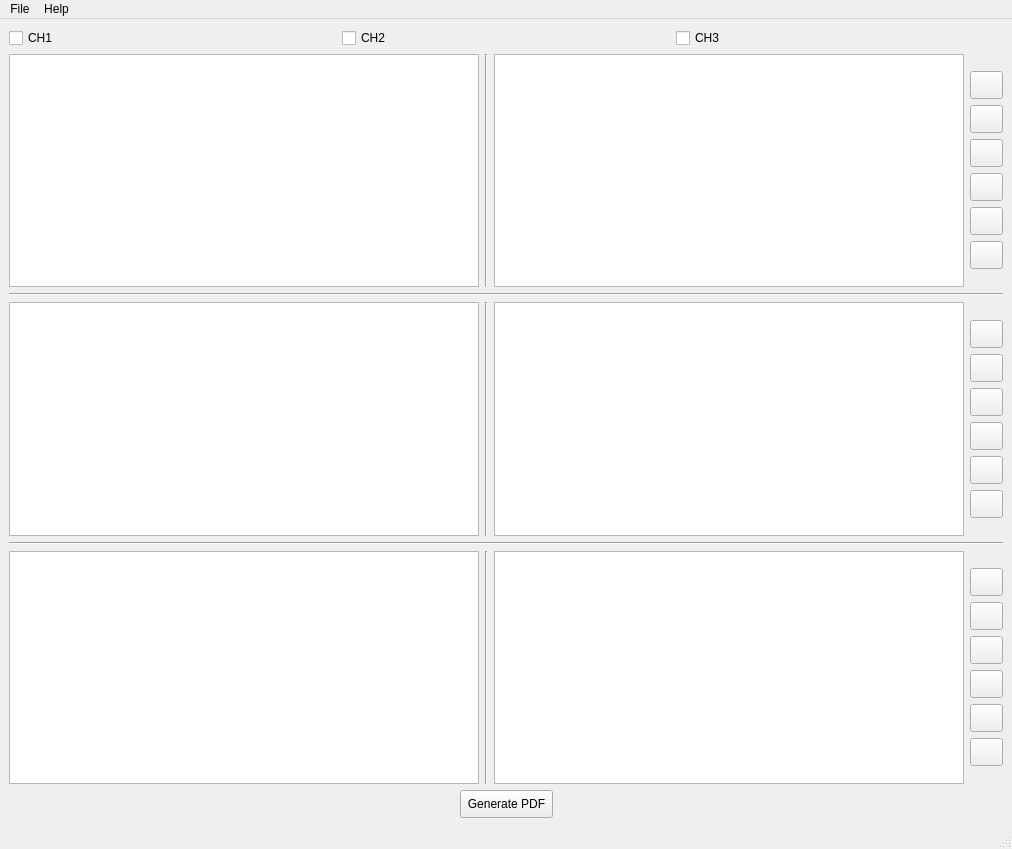
<?xml version="1.0" encoding="UTF-8"?>
<ui version="4.0">
 <class>MainWindow</class>
 <widget class="QMainWindow" name="MainWindow">
  <property name="geometry">
   <rect>
    <x>0</x>
    <y>0</y>
    <width>1012</width>
    <height>849</height>
   </rect>
  </property>
  <property name="windowTitle">
   <string>SBME - Signal Viewer</string>
  </property>
  <property name="windowIcon">
   <iconset>
    <normaloff>Images/MainIcon.png</normaloff>Images/MainIcon.png</iconset>
  </property>
  <widget class="QWidget" name="centralwidget">
   <layout class="QVBoxLayout" name="verticalLayout">
    <item>
     <layout class="QHBoxLayout" name="showChannels">
      <item>
       <widget class="QCheckBox" name="showChannel1">
        <property name="minimumSize">
         <size>
          <width>327</width>
          <height>20</height>
         </size>
        </property>
        <property name="text">
         <string>CH1</string>
        </property>
        <property name="shortcut">
         <string>Alt+1</string>
        </property>
       </widget>
      </item>
      <item>
       <widget class="QCheckBox" name="showChannel2">
        <property name="minimumSize">
         <size>
          <width>326</width>
          <height>20</height>
         </size>
        </property>
        <property name="text">
         <string>CH2</string>
        </property>
        <property name="shortcut">
         <string>Alt+2</string>
        </property>
       </widget>
      </item>
      <item>
       <widget class="QCheckBox" name="showChannel3">
        <property name="minimumSize">
         <size>
          <width>327</width>
          <height>20</height>
         </size>
        </property>
        <property name="text">
         <string>CH3</string>
        </property>
        <property name="shortcut">
         <string>Alt+3</string>
        </property>
       </widget>
      </item>
     </layout>
    </item>
    <item>
     <layout class="QHBoxLayout" name="Channel1Components">
      <item>
       <widget class="PlotWidget" name="signal1Graph">
        <property name="minimumSize">
         <size>
          <width>470</width>
          <height>227</height>
         </size>
        </property>
       </widget>
      </item>
      <item>
       <widget class="Line" name="line_4">
        <property name="orientation">
         <enum>Qt::Vertical</enum>
        </property>
       </widget>
      </item>
      <item>
       <widget class="PlotWidget" name="spectrogram1Graph">
        <property name="minimumSize">
         <size>
          <width>470</width>
          <height>227</height>
         </size>
        </property>
       </widget>
      </item>
      <item>
       <layout class="QVBoxLayout" name="controls1">
        <item>
         <spacer name="verticalSpacer_5">
          <property name="orientation">
           <enum>Qt::Vertical</enum>
          </property>
          <property name="sizeHint" stdset="0">
           <size>
            <width>20</width>
            <height>40</height>
           </size>
          </property>
         </spacer>
        </item>
        <item>
         <widget class="QPushButton" name="playBtn1">
          <property name="enabled">
           <bool>true</bool>
          </property>
          <property name="minimumSize">
           <size>
            <width>29</width>
            <height>28</height>
           </size>
          </property>
          <property name="maximumSize">
           <size>
            <width>50</width>
            <height>16777215</height>
           </size>
          </property>
          <property name="text">
           <string/>
          </property>
          <property name="icon">
           <iconset>
            <normaloff>Images/play.png</normaloff>Images/play.png</iconset>
          </property>
          <property name="shortcut">
           <string>Ctrl+P, Ctrl+1</string>
          </property>
         </widget>
        </item>
        <item>
         <widget class="QPushButton" name="pauseBtn1">
          <property name="minimumSize">
           <size>
            <width>29</width>
            <height>28</height>
           </size>
          </property>
          <property name="maximumSize">
           <size>
            <width>50</width>
            <height>16777215</height>
           </size>
          </property>
          <property name="text">
           <string/>
          </property>
          <property name="icon">
           <iconset>
            <normaloff>Images/pause.png</normaloff>Images/pause.png</iconset>
          </property>
         </widget>
        </item>
        <item>
         <widget class="QPushButton" name="focusBtn1">
          <property name="minimumSize">
           <size>
            <width>29</width>
            <height>28</height>
           </size>
          </property>
          <property name="maximumSize">
           <size>
            <width>50</width>
            <height>16777215</height>
           </size>
          </property>
          <property name="text">
           <string/>
          </property>
          <property name="icon">
           <iconset>
            <normaloff>Images/focus.png</normaloff>Images/focus.png</iconset>
          </property>
         </widget>
        </item>
        <item>
         <widget class="QPushButton" name="zoomInBtn1">
          <property name="minimumSize">
           <size>
            <width>29</width>
            <height>28</height>
           </size>
          </property>
          <property name="maximumSize">
           <size>
            <width>50</width>
            <height>16777215</height>
           </size>
          </property>
          <property name="text">
           <string/>
          </property>
          <property name="icon">
           <iconset>
            <normaloff>Images/zoom-in.png</normaloff>Images/zoom-in.png</iconset>
          </property>
         </widget>
        </item>
        <item>
         <widget class="QPushButton" name="zoomOutBtn1">
          <property name="minimumSize">
           <size>
            <width>29</width>
            <height>28</height>
           </size>
          </property>
          <property name="maximumSize">
           <size>
            <width>50</width>
            <height>16777215</height>
           </size>
          </property>
          <property name="text">
           <string/>
          </property>
          <property name="icon">
           <iconset>
            <normaloff>Images/zoom-out.png</normaloff>Images/zoom-out.png</iconset>
          </property>
         </widget>
        </item>
        <item>
         <widget class="QPushButton" name="clearBtn1">
          <property name="minimumSize">
           <size>
            <width>29</width>
            <height>28</height>
           </size>
          </property>
          <property name="maximumSize">
           <size>
            <width>50</width>
            <height>16777215</height>
           </size>
          </property>
          <property name="text">
           <string/>
          </property>
          <property name="icon">
           <iconset>
            <normaloff>Images/delete.png</normaloff>Images/delete.png</iconset>
          </property>
         </widget>
        </item>
        <item>
         <spacer name="verticalSpacer_6">
          <property name="orientation">
           <enum>Qt::Vertical</enum>
          </property>
          <property name="sizeHint" stdset="0">
           <size>
            <width>20</width>
            <height>40</height>
           </size>
          </property>
         </spacer>
        </item>
       </layout>
      </item>
     </layout>
    </item>
    <item>
     <widget class="Line" name="line_2">
      <property name="orientation">
       <enum>Qt::Horizontal</enum>
      </property>
     </widget>
    </item>
    <item>
     <layout class="QHBoxLayout" name="Channel2Components">
      <item>
       <widget class="PlotWidget" name="signal2Graph">
        <property name="minimumSize">
         <size>
          <width>470</width>
          <height>226</height>
         </size>
        </property>
       </widget>
      </item>
      <item>
       <widget class="Line" name="line_3">
        <property name="orientation">
         <enum>Qt::Vertical</enum>
        </property>
       </widget>
      </item>
      <item>
       <widget class="PlotWidget" name="spectrogram2Graph">
        <property name="minimumSize">
         <size>
          <width>470</width>
          <height>226</height>
         </size>
        </property>
       </widget>
      </item>
      <item>
       <layout class="QVBoxLayout" name="controls2">
        <item>
         <spacer name="verticalSpacer_7">
          <property name="orientation">
           <enum>Qt::Vertical</enum>
          </property>
          <property name="sizeHint" stdset="0">
           <size>
            <width>20</width>
            <height>40</height>
           </size>
          </property>
         </spacer>
        </item>
        <item>
         <widget class="QPushButton" name="playBtn2">
          <property name="enabled">
           <bool>true</bool>
          </property>
          <property name="minimumSize">
           <size>
            <width>29</width>
            <height>28</height>
           </size>
          </property>
          <property name="maximumSize">
           <size>
            <width>50</width>
            <height>16777215</height>
           </size>
          </property>
          <property name="text">
           <string/>
          </property>
          <property name="icon">
           <iconset>
            <normaloff>Images/play.png</normaloff>Images/play.png</iconset>
          </property>
         </widget>
        </item>
        <item>
         <widget class="QPushButton" name="pauseBtn2">
          <property name="minimumSize">
           <size>
            <width>29</width>
            <height>28</height>
           </size>
          </property>
          <property name="maximumSize">
           <size>
            <width>50</width>
            <height>16777215</height>
           </size>
          </property>
          <property name="text">
           <string/>
          </property>
          <property name="icon">
           <iconset>
            <normaloff>Images/pause.png</normaloff>Images/pause.png</iconset>
          </property>
         </widget>
        </item>
        <item>
         <widget class="QPushButton" name="focusBtn2">
          <property name="minimumSize">
           <size>
            <width>29</width>
            <height>28</height>
           </size>
          </property>
          <property name="maximumSize">
           <size>
            <width>50</width>
            <height>16777215</height>
           </size>
          </property>
          <property name="text">
           <string/>
          </property>
          <property name="icon">
           <iconset>
            <normaloff>Images/focus.png</normaloff>Images/focus.png</iconset>
          </property>
         </widget>
        </item>
        <item>
         <widget class="QPushButton" name="zoomInBtn2">
          <property name="minimumSize">
           <size>
            <width>29</width>
            <height>28</height>
           </size>
          </property>
          <property name="maximumSize">
           <size>
            <width>50</width>
            <height>16777215</height>
           </size>
          </property>
          <property name="text">
           <string/>
          </property>
          <property name="icon">
           <iconset>
            <normaloff>Images/zoom-in.png</normaloff>Images/zoom-in.png</iconset>
          </property>
         </widget>
        </item>
        <item>
         <widget class="QPushButton" name="zoomOutBtn2">
          <property name="minimumSize">
           <size>
            <width>29</width>
            <height>28</height>
           </size>
          </property>
          <property name="maximumSize">
           <size>
            <width>50</width>
            <height>16777215</height>
           </size>
          </property>
          <property name="text">
           <string/>
          </property>
          <property name="icon">
           <iconset>
            <normaloff>Images/zoom-out.png</normaloff>Images/zoom-out.png</iconset>
          </property>
         </widget>
        </item>
        <item>
         <widget class="QPushButton" name="clearBtn2">
          <property name="minimumSize">
           <size>
            <width>29</width>
            <height>28</height>
           </size>
          </property>
          <property name="maximumSize">
           <size>
            <width>50</width>
            <height>16777215</height>
           </size>
          </property>
          <property name="text">
           <string/>
          </property>
          <property name="icon">
           <iconset>
            <normaloff>Images/delete.png</normaloff>Images/delete.png</iconset>
          </property>
         </widget>
        </item>
        <item>
         <spacer name="verticalSpacer_8">
          <property name="orientation">
           <enum>Qt::Vertical</enum>
          </property>
          <property name="sizeHint" stdset="0">
           <size>
            <width>20</width>
            <height>40</height>
           </size>
          </property>
         </spacer>
        </item>
       </layout>
      </item>
     </layout>
    </item>
    <item>
     <widget class="Line" name="line">
      <property name="orientation">
       <enum>Qt::Horizontal</enum>
      </property>
     </widget>
    </item>
    <item>
     <layout class="QHBoxLayout" name="Channel3Components">
      <item>
       <widget class="PlotWidget" name="signal3Graph">
        <property name="minimumSize">
         <size>
          <width>470</width>
          <height>227</height>
         </size>
        </property>
       </widget>
      </item>
      <item>
       <widget class="Line" name="line_5">
        <property name="orientation">
         <enum>Qt::Vertical</enum>
        </property>
       </widget>
      </item>
      <item>
       <widget class="PlotWidget" name="spectrogram3Graph">
        <property name="minimumSize">
         <size>
          <width>470</width>
          <height>227</height>
         </size>
        </property>
       </widget>
      </item>
      <item>
       <layout class="QVBoxLayout" name="controls3">
        <item>
         <spacer name="verticalSpacer_9">
          <property name="orientation">
           <enum>Qt::Vertical</enum>
          </property>
          <property name="sizeHint" stdset="0">
           <size>
            <width>20</width>
            <height>40</height>
           </size>
          </property>
         </spacer>
        </item>
        <item>
         <widget class="QPushButton" name="playBtn3">
          <property name="enabled">
           <bool>true</bool>
          </property>
          <property name="minimumSize">
           <size>
            <width>29</width>
            <height>28</height>
           </size>
          </property>
          <property name="maximumSize">
           <size>
            <width>50</width>
            <height>16777215</height>
           </size>
          </property>
          <property name="text">
           <string/>
          </property>
          <property name="icon">
           <iconset>
            <normaloff>Images/play.png</normaloff>Images/play.png</iconset>
          </property>
         </widget>
        </item>
        <item>
         <widget class="QPushButton" name="pauseBtn3">
          <property name="minimumSize">
           <size>
            <width>29</width>
            <height>28</height>
           </size>
          </property>
          <property name="maximumSize">
           <size>
            <width>50</width>
            <height>16777215</height>
           </size>
          </property>
          <property name="text">
           <string/>
          </property>
          <property name="icon">
           <iconset>
            <normaloff>Images/pause.png</normaloff>Images/pause.png</iconset>
          </property>
         </widget>
        </item>
        <item>
         <widget class="QPushButton" name="focusBtn3">
          <property name="minimumSize">
           <size>
            <width>29</width>
            <height>28</height>
           </size>
          </property>
          <property name="maximumSize">
           <size>
            <width>50</width>
            <height>16777215</height>
           </size>
          </property>
          <property name="text">
           <string/>
          </property>
          <property name="icon">
           <iconset>
            <normaloff>Images/focus.png</normaloff>Images/focus.png</iconset>
          </property>
         </widget>
        </item>
        <item>
         <widget class="QPushButton" name="zoomInBtn3">
          <property name="minimumSize">
           <size>
            <width>29</width>
            <height>28</height>
           </size>
          </property>
          <property name="maximumSize">
           <size>
            <width>50</width>
            <height>16777215</height>
           </size>
          </property>
          <property name="text">
           <string/>
          </property>
          <property name="icon">
           <iconset>
            <normaloff>Images/zoom-in.png</normaloff>Images/zoom-in.png</iconset>
          </property>
         </widget>
        </item>
        <item>
         <widget class="QPushButton" name="zoomOutBtn3">
          <property name="minimumSize">
           <size>
            <width>29</width>
            <height>28</height>
           </size>
          </property>
          <property name="maximumSize">
           <size>
            <width>50</width>
            <height>16777215</height>
           </size>
          </property>
          <property name="text">
           <string/>
          </property>
          <property name="icon">
           <iconset>
            <normaloff>Images/zoom-out.png</normaloff>Images/zoom-out.png</iconset>
          </property>
         </widget>
        </item>
        <item>
         <widget class="QPushButton" name="clearBtn3">
          <property name="minimumSize">
           <size>
            <width>29</width>
            <height>28</height>
           </size>
          </property>
          <property name="maximumSize">
           <size>
            <width>50</width>
            <height>16777215</height>
           </size>
          </property>
          <property name="text">
           <string/>
          </property>
          <property name="icon">
           <iconset>
            <normaloff>Images/delete.png</normaloff>Images/delete.png</iconset>
          </property>
         </widget>
        </item>
        <item>
         <spacer name="verticalSpacer_10">
          <property name="orientation">
           <enum>Qt::Vertical</enum>
          </property>
          <property name="sizeHint" stdset="0">
           <size>
            <width>20</width>
            <height>40</height>
           </size>
          </property>
         </spacer>
        </item>
       </layout>
      </item>
     </layout>
    </item>
    <item>
     <layout class="QHBoxLayout" name="generatePDFComponent">
      <item>
       <spacer name="horizontalSpacer">
        <property name="orientation">
         <enum>Qt::Horizontal</enum>
        </property>
        <property name="sizeHint" stdset="0">
         <size>
          <width>40</width>
          <height>20</height>
         </size>
        </property>
       </spacer>
      </item>
      <item>
       <widget class="QPushButton" name="generatePDF">
        <property name="minimumSize">
         <size>
          <width>93</width>
          <height>28</height>
         </size>
        </property>
        <property name="text">
         <string>Generate PDF</string>
        </property>
        <property name="shortcut">
         <string>Ctrl+S</string>
        </property>
       </widget>
      </item>
      <item>
       <spacer name="horizontalSpacer_2">
        <property name="orientation">
         <enum>Qt::Horizontal</enum>
        </property>
        <property name="sizeHint" stdset="0">
         <size>
          <width>40</width>
          <height>20</height>
         </size>
        </property>
       </spacer>
      </item>
     </layout>
    </item>
   </layout>
  </widget>
  <widget class="QMenuBar" name="menubar">
   <property name="geometry">
    <rect>
     <x>0</x>
     <y>0</y>
     <width>1012</width>
     <height>26</height>
    </rect>
   </property>
   <widget class="QMenu" name="menuFile">
    <property name="title">
     <string>File</string>
    </property>
    <widget class="QMenu" name="menuOpen">
     <property name="title">
      <string>Open</string>
     </property>
     <addaction name="actionOpenChannel1"/>
     <addaction name="actionOpenChannel2"/>
     <addaction name="actionOpenChannel3"/>
    </widget>
    <addaction name="actionNew"/>
    <addaction name="menuOpen"/>
    <addaction name="actionExit"/>
   </widget>
   <widget class="QMenu" name="menuHelp">
    <property name="title">
     <string>Help</string>
    </property>
    <addaction name="actionAbout"/>
   </widget>
   <addaction name="menuFile"/>
   <addaction name="menuHelp"/>
  </widget>
  <widget class="QStatusBar" name="statusbar"/>
  <action name="actionNew">
   <property name="text">
    <string>New</string>
   </property>
   <property name="shortcut">
    <string>Ctrl+N</string>
   </property>
  </action>
  <action name="actionGenerate_PDF">
   <property name="text">
    <string>Generate PDF</string>
   </property>
   <property name="shortcut">
    <string>Ctrl+S</string>
   </property>
  </action>
  <action name="actionExit">
   <property name="text">
    <string>Exit</string>
   </property>
   <property name="shortcut">
    <string>Ctrl+Q</string>
   </property>
  </action>
  <action name="actionAbout">
   <property name="text">
    <string>About</string>
   </property>
   <property name="shortcut">
    <string>F1</string>
   </property>
  </action>
  <action name="actionOpenChannel1">
   <property name="text">
    <string>Channel 1</string>
   </property>
   <property name="shortcut">
    <string>Ctrl+1</string>
   </property>
  </action>
  <action name="actionOpenChannel2">
   <property name="text">
    <string>Channel 2</string>
   </property>
   <property name="shortcut">
    <string>Ctrl+2</string>
   </property>
  </action>
  <action name="actionOpenChannel3">
   <property name="text">
    <string>Channel 3</string>
   </property>
   <property name="shortcut">
    <string>Ctrl+3</string>
   </property>
  </action>
 </widget>
 <customwidgets>
  <customwidget>
   <class>PlotWidget</class>
   <extends>QGraphicsView</extends>
   <header>pyqtgraph</header>
   <container>1</container>
  </customwidget>
 </customwidgets>
 <resources/>
 <connections/>
</ui>
